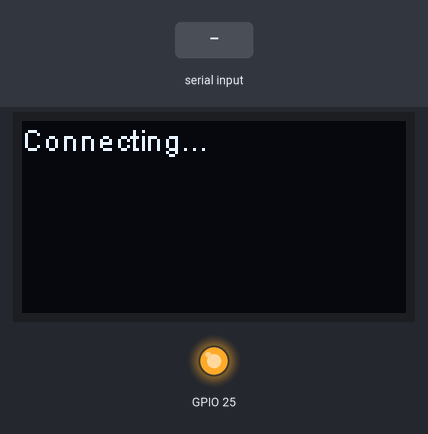
The sketch below on a simulated ESP32. Shown: 128×64 one-colour display, output pins drawn as LEDs (lit = HIGH). The test bench sets the inputs (shaded band). Nothing arrives over Bluetooth unless stated.

Above: at 2.3 s.
2.4 s: "<connect>" received over the second serial link
At 4.9 s:
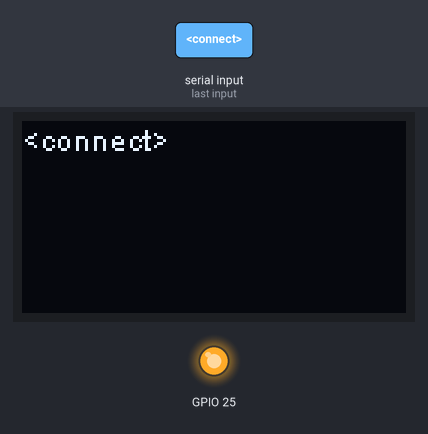
At 5.5 s:
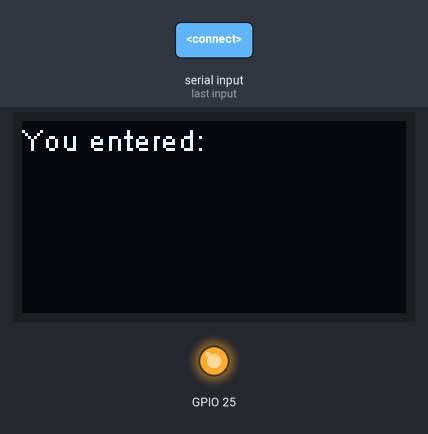
6.6 s: "<connect>" received over the second serial link
At 9.5 s:
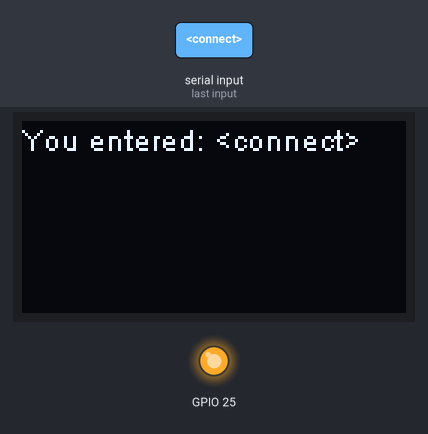
Timing chart, 0 to 11.0 s (numbered marks = the images above; inputs shaded):
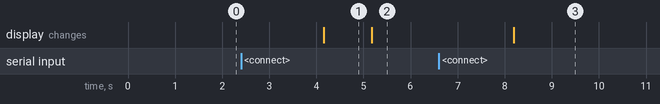

The sketch:

BluetoothConnect.ino
```cpp
#include "heltec.h"
#include "WiFi.h"
#include "BluetoothSerial.h"

bool connected = false;
bool comConnected = false;
BluetoothSerial SerialBT;

void BluetoothSetup(void)
{
  Heltec.display -> drawString(0, 0, "Connecting...");
  Heltec.display -> display();

  delay(1000);
  SerialBT.begin("ESP32test");
  delay(100);
}


void setup()
{
  pinMode(LED,OUTPUT);
  digitalWrite(LED,HIGH);

  Heltec.begin(true /*DisplayEnable Enable*/, false /*LoRa Enable*/, true /*Serial Enable*/);

  Heltec.display->clear();
  BluetoothSetup();

}

void loop()
{
  String inputFromOtherSide;
  if (SerialBT.available()) {
    while(!comConnected)
    {
      SerialBT.println("<connected>");
      inputFromOtherSide = SerialBT.readString();
      Heltec.display -> clear();
      Heltec.display -> drawString(0, 0, inputFromOtherSide);
      Heltec.display -> display();
      if(inputFromOtherSide == "<connect>")
      {
        comConnected = true;
      }
    }
    inputFromOtherSide = SerialBT.readString();
    Heltec.display -> clear();
    Heltec.display -> drawString(0, 0, "You entered: " + inputFromOtherSide);
    Heltec.display -> display();

  }
  delay(2000);
}
```

Measured:
- after the input at 2.4 s, the display: changes after 1.8 s (image 1)
- after the input at 6.6 s, the display: changes after 1.6 s (image 3)
- what the display in image 1 shows lasts 1.0 s, from 4.2 s to 5.2 s
